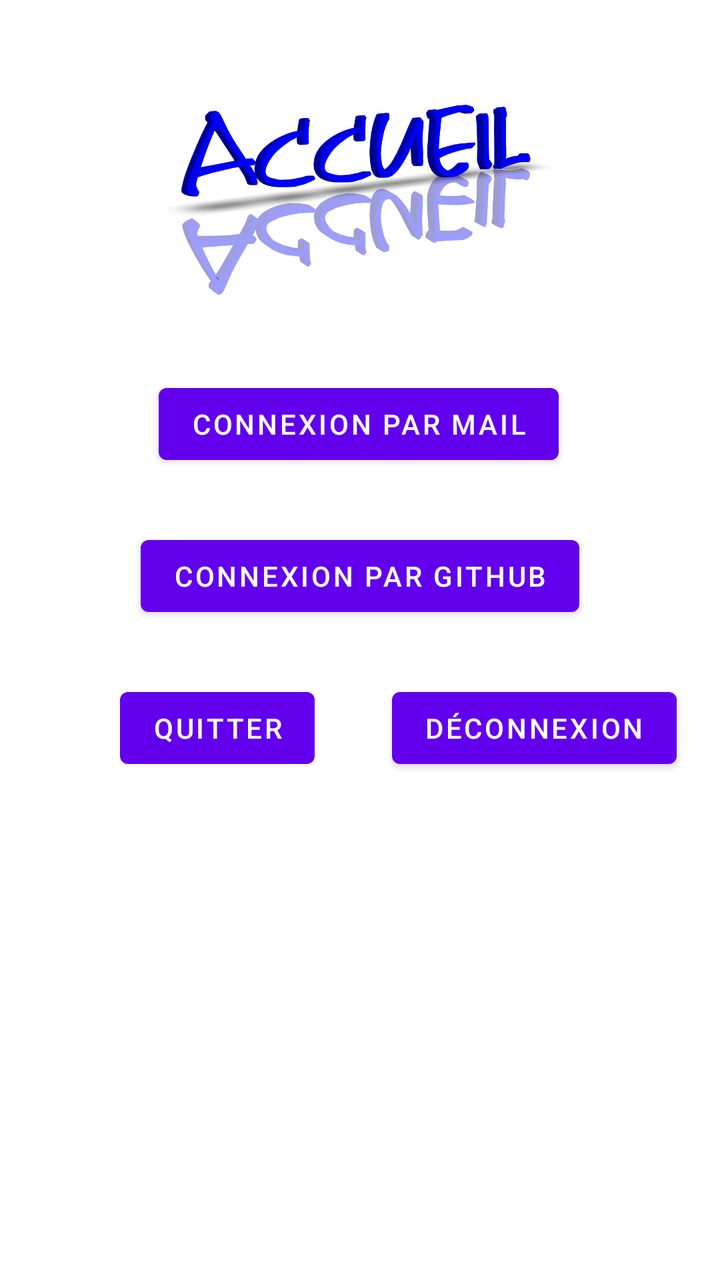
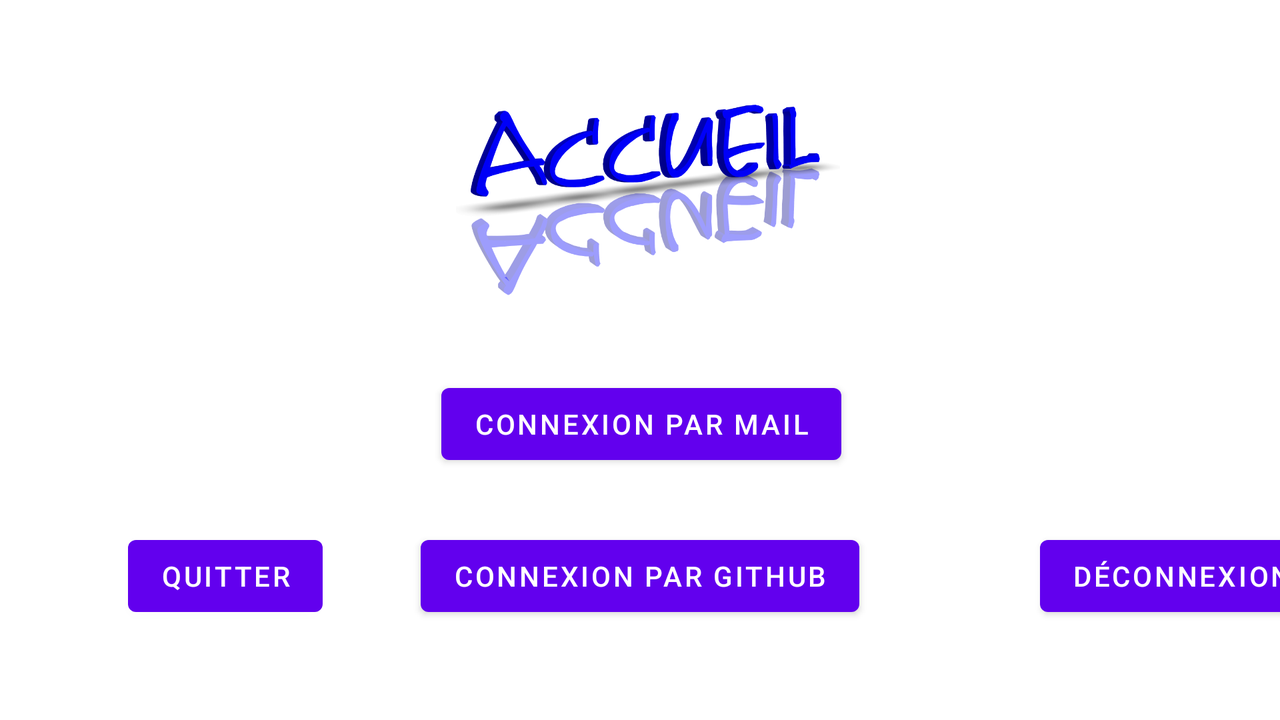

An Android layout and its configuration variant, each rendered on a device that would load it. The default file and the variant file are quoted in full after the pictures.
<!-- AndroidManifest.xml: application theme Theme.VraiFirebase -->
<!-- res/layout/activity_main.xml -->
<?xml version="1.0" encoding="utf-8"?>
<androidx.constraintlayout.widget.ConstraintLayout xmlns:android="http://schemas.android.com/apk/res/android"
    xmlns:app="http://schemas.android.com/apk/res-auto"
    xmlns:tools="http://schemas.android.com/tools"
    android:layout_width="match_parent"
    android:layout_height="match_parent"
    android:background="#ffffff"
    tools:context=".MainActivity">

    <Button
        android:id="@+id/connexionGithub"
        android:layout_width="wrap_content"
        android:layout_height="wrap_content"
        android:layout_marginStart="150dp"
        android:layout_marginTop="116dp"
        android:layout_marginEnd="150dp"
        android:text="Connexion par Github"
        app:layout_constraintEnd_toEndOf="parent"
        app:layout_constraintStart_toStartOf="parent"
        app:layout_constraintTop_toBottomOf="@+id/imageView" />

    <ImageView
        android:id="@+id/imageView"
        android:layout_width="265dp"
        android:layout_height="96dp"
        android:layout_marginStart="58dp"
        android:layout_marginTop="52dp"
        android:layout_marginEnd="59dp"
        app:layout_constraintEnd_toEndOf="parent"
        app:layout_constraintHorizontal_bias="0.517"
        app:layout_constraintStart_toStartOf="parent"
        app:layout_constraintTop_toTopOf="parent"
        app:srcCompat="@drawable/accueil" />

    <Button
        android:id="@+id/connexionMail"
        android:layout_width="wrap_content"
        android:layout_height="wrap_content"
        android:layout_marginStart="150dp"
        android:layout_marginTop="40dp"
        android:layout_marginEnd="150dp"
        android:text="Connexion par mail"
        app:layout_constraintEnd_toEndOf="parent"
        app:layout_constraintHorizontal_bias="0.505"
        app:layout_constraintStart_toStartOf="parent"
        app:layout_constraintTop_toBottomOf="@+id/imageView" />

    <Button
        android:id="@+id/quitter"
        android:layout_width="wrap_content"
        android:layout_height="wrap_content"
        android:layout_marginStart="60dp"
        android:layout_marginTop="28dp"
        android:onClick="quitter"
        android:text="Quitter"
        app:layout_constraintStart_toStartOf="parent"
        app:layout_constraintTop_toBottomOf="@+id/connexionGithub" />

    <Button
        android:id="@+id/deconnexion"
        android:layout_width="wrap_content"
        android:layout_height="wrap_content"
        android:layout_marginStart="196dp"
        android:layout_marginTop="340dp"
        android:onClick="deconnexion"
        android:text="Déconnexion"
        app:layout_constraintStart_toStartOf="parent"
        app:layout_constraintTop_toTopOf="parent" />
</androidx.constraintlayout.widget.ConstraintLayout>
<!-- resources referenced by this layout -->
<resources>
  <!-- drawable accueil: png bitmap (drawable, 71809 bytes) -->
  <style name="Theme.VraiFirebase" parent="Theme.MaterialComponents.DayNight.DarkActionBar">
          
          <item name="colorPrimary">@color/purple_500</item>
          <item name="colorPrimaryVariant">@color/purple_700</item>
          <item name="colorOnPrimary">@color/white</item>
          
          <item name="colorSecondary">@color/teal_200</item>
          <item name="colorSecondaryVariant">@color/teal_700</item>
          <item name="colorOnSecondary">@color/black</item>
          
          <item name="android:statusBarColor">?attr/colorPrimaryVariant</item>
          
      </style>
</resources>
<!-- res/layout-land/activity_main.xml (the repository's variant of the layout above) -->
<!-- drawn on the phone turned sideways -->
<?xml version="1.0" encoding="utf-8"?>
<androidx.constraintlayout.widget.ConstraintLayout xmlns:android="http://schemas.android.com/apk/res/android"
    xmlns:app="http://schemas.android.com/apk/res-auto"
    xmlns:tools="http://schemas.android.com/tools"
    android:layout_width="match_parent"
    android:layout_height="match_parent"
    android:background="#ffffff"
    tools:context=".MainActivity">

    <Button
        android:id="@+id/connexionGithub"
        android:layout_width="wrap_content"
        android:layout_height="wrap_content"
        android:layout_marginStart="150dp"
        android:layout_marginTop="116dp"
        android:layout_marginEnd="150dp"
        android:text="Connexion par Github"
        app:layout_constraintEnd_toEndOf="parent"
        app:layout_constraintStart_toStartOf="parent"
        app:layout_constraintTop_toBottomOf="@+id/imageView" />

    <ImageView
        android:id="@+id/imageView"
        android:layout_width="265dp"
        android:layout_height="96dp"
        android:layout_marginStart="58dp"
        android:layout_marginTop="52dp"
        android:layout_marginEnd="59dp"
        app:layout_constraintEnd_toEndOf="parent"
        app:layout_constraintHorizontal_bias="0.517"
        app:layout_constraintStart_toStartOf="parent"
        app:layout_constraintTop_toTopOf="parent"
        app:srcCompat="@drawable/accueil" />

    <Button
        android:id="@+id/connexionMail"
        android:layout_width="wrap_content"
        android:layout_height="wrap_content"
        android:layout_marginStart="150dp"
        android:layout_marginTop="40dp"
        android:layout_marginEnd="150dp"
        android:text="Connexion par mail"
        app:layout_constraintEnd_toEndOf="parent"
        app:layout_constraintHorizontal_bias="0.505"
        app:layout_constraintStart_toStartOf="parent"
        app:layout_constraintTop_toBottomOf="@+id/imageView" />

    <Button
        android:id="@+id/quitter"
        android:layout_width="wrap_content"
        android:layout_height="wrap_content"
        android:layout_marginStart="64dp"
        android:layout_marginTop="264dp"
        android:onClick="quitter"
        android:text="Quitter"
        app:layout_constraintStart_toStartOf="parent"
        app:layout_constraintTop_toTopOf="parent" />

    <Button
        android:id="@+id/deconnexion"
        android:layout_width="wrap_content"
        android:layout_height="wrap_content"
        android:layout_marginStart="520dp"
        android:layout_marginTop="264dp"
        android:onClick="deconnexion"
        android:text="Déconnexion"
        app:layout_constraintStart_toStartOf="parent"
        app:layout_constraintTop_toTopOf="parent" />
</androidx.constraintlayout.widget.ConstraintLayout>
